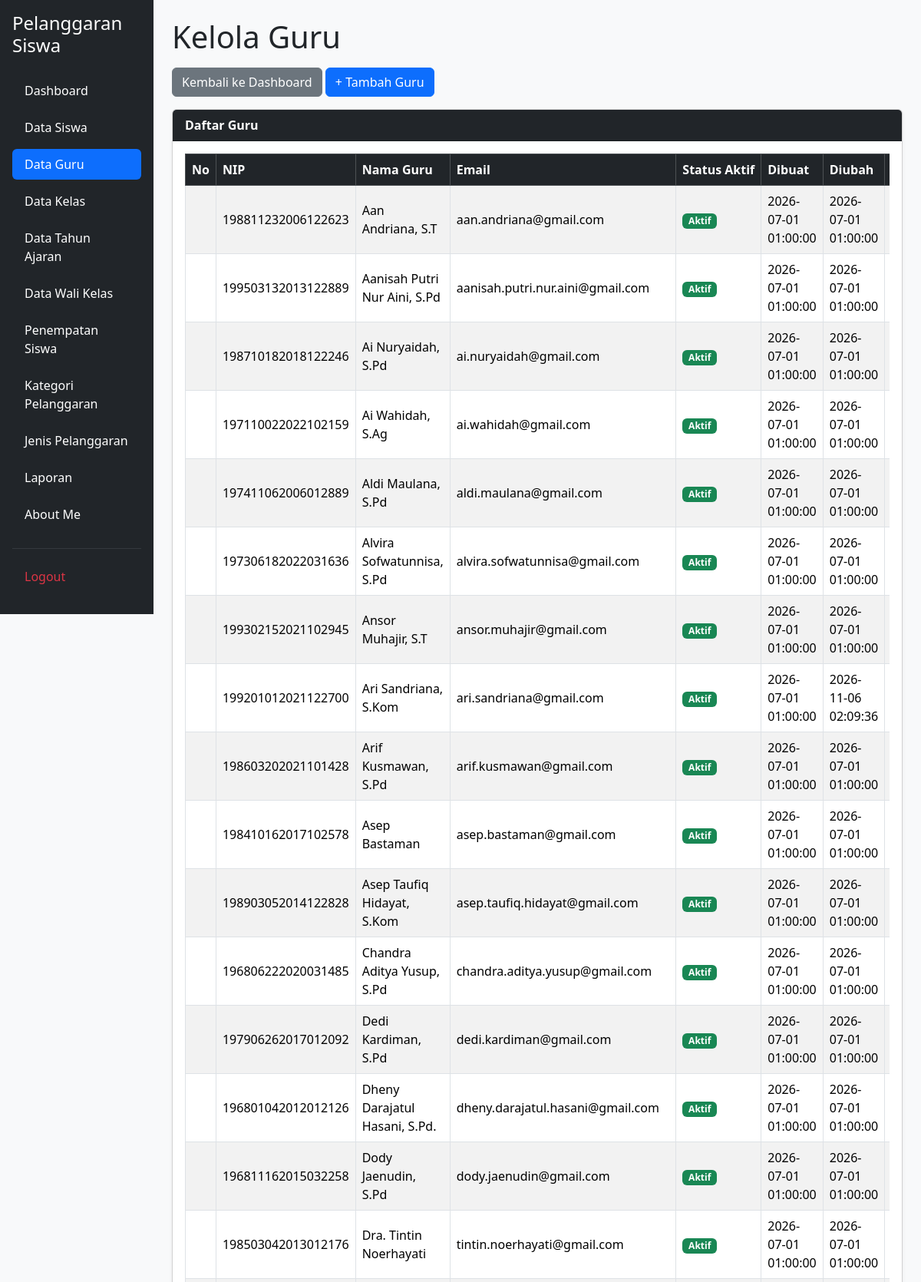
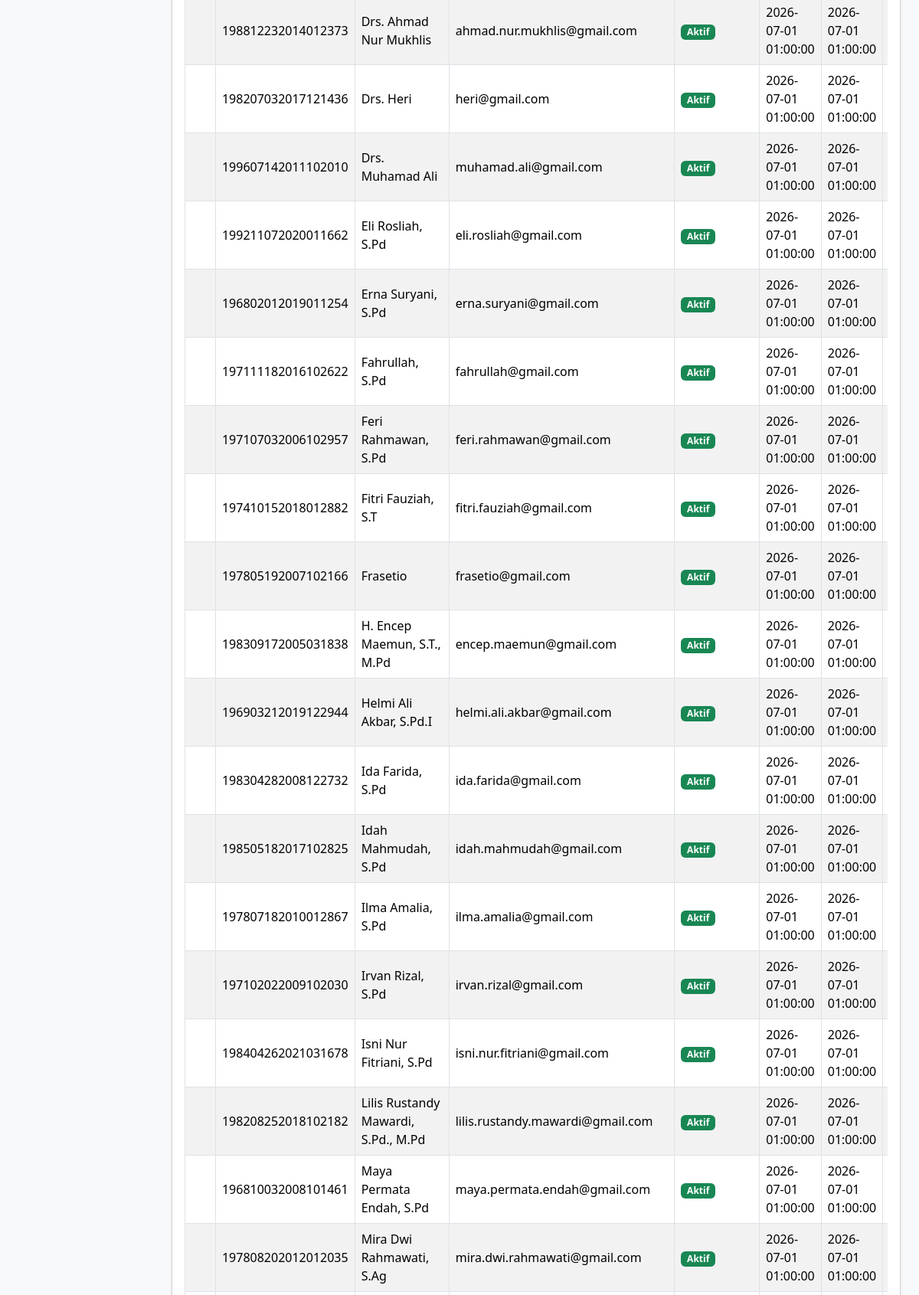
The app's page /kelola_guru.php (signed in, upper part) with its own data (2 pictures, top to bottom).
### tables this page shows
CREATE TABLE `t_guru` (
  `id` int(11) NOT NULL,
  `nip` varchar(18) NOT NULL,
  `nama` varchar(150) DEFAULT NULL,
  `email` varchar(150) NOT NULL,
  `status_aktif` tinyint(1) NOT NULL,
  `user_id` int(11) NOT NULL,
  `created_at` timestamp NOT NULL DEFAULT current_timestamp(),
  `updated_at` timestamp NOT NULL DEFAULT current_timestamp()
);

### kelola_guru.php (the view, shortened to what this page needs)
<?php
include 'config/koneksi.php';
$sql = "SELECT * FROM t_guru ORDER BY nama ASC";
$hasil = mysqli_query($koneksi, $sql);
?>
<!DOCTYPE html>
<html lang="id">
<head>
    <link href="https://cdn.jsdelivr.net/npm/bootstrap@5.3.8/dist/css/bootstrap.min.css"
          rel="stylesheet">
    <link href="https://cdn.datatables.net/2.3.4/css/dataTables.bootstrap5.min.css"
          rel="stylesheet">
</head>
<body>
<div class="container-fluid">
    <div class="row">
        <?php include 'layout/sidebar.php'; ?>
        <main class="col-md-9 col-lg-10 p-4">
            <h1 class="mb-3">Kelola Guru</h1>
            <div class="mb-3">
                <a href="dashboard.php" class="btn btn-secondary">
                    Kembali ke Dashboard
                </a>
                <a href="tambah_guru.php" class="btn btn-primary">
                    + Tambah Guru
                </a>
            </div>
            <div class="card shadow-sm">
                <div class="card-header">
                    Daftar Guru
                </div>
                <div class="card-body">
                    <div class="table-responsive">
                        <table id="tabelGuru"
                               class="table table-striped table-bordered table-hover align-middle w-100">
                            <thead class="table-dark">
                                <tr>
                                    <th>No</th>
                                    <th>NIP</th>
                                    <th>Nama Guru</th>
                                    <th>Email</th>
                                    <th>Status Aktif</th>
                                    <th>Dibuat</th>
                                    <th>Diubah</th>
                                    <th>Aksi</th>
                                </tr>
                            </thead>
                            <tbody>
                                <?php while ($row = mysqli_fetch_assoc($hasil)) { ?>
                                    <tr>
                                        <td></td>
                                        <td>
                                            <?= htmlspecialchars($row['nip'] ?? '') ?>
                                        </td>
                                        <td>
                                            <?= htmlspecialchars($row['nama'] ?? '') ?>
                                        </td>
                                        <td>
                                            <?= htmlspecialchars($row['email'] ?? '-') ?>
                                        </td>
                                        <td>
                                            <?php if ((int) ($row['status_aktif'] ?? 0) === 1) { ?>
                                                <span class="badge bg-success">
                                                    Aktif
                                                </span>
                                            <?php } else { ?>
                                                <span class="badge bg-danger">
                                                    Tidak Aktif
                                                </span>
                                            <?php } ?>
                                        </td>
                                        <td>
                                            <?= htmlspecialchars($row['created_at'] ?? '-') ?>
                                        </td>
                                        <td>
                                            <?= htmlspecialchars($row['updated_at'] ?? '-') ?>
                                        </td>
                                        <td>
                                        </td>
                                    </tr>
                                <?php } ?>
                            </tbody>
                        </table>
                    </div>
                </div>
            </div>
        </main>
    </div>
</div>
</body>
</html>

### kelola_guru.php (style rules this page uses)
body { background-color: #f8f9fa; }
.card-header { background-color: #212529; color: white; font-weight: bold; }
.table thead th { white-space: nowrap; }
.table td { vertical-align: middle; }

### records on screen
t_guru: nip "198811232006122623", nama "Aan Andriana, S.T", email "aan.andriana@gmail.com", status_aktif "Aktif", created_at "2026-07-01 01:00:00", updated_at "2026-07-01 01:00:00"
t_guru: nip "199503132013122889", nama "Aanisah Putri Nur Aini, S.Pd", email "aanisah.putri.nur.aini@gmail.com", status_aktif "Aktif", created_at "2026-07-01 01:00:00", updated_at "2026-07-01 01:00:00"
t_guru: nip "198710182018122246", nama "Ai Nuryaidah, S.Pd", email "ai.nuryaidah@gmail.com", status_aktif "Aktif", created_at "2026-07-01 01:00:00", updated_at "2026-07-01 01:00:00"
t_guru: nip "197110022022102159", nama "Ai Wahidah, S.Ag", email "ai.wahidah@gmail.com", status_aktif "Aktif", created_at "2026-07-01 01:00:00", updated_at "2026-07-01 01:00:00"
t_guru: nip "197411062006012889", nama "Aldi Maulana, S.Pd", email "aldi.maulana@gmail.com", status_aktif "Aktif", created_at "2026-07-01 01:00:00", updated_at "2026-07-01 01:00:00"
t_guru: nip "197306182022031636", nama "Alvira Sofwatunnisa, S.Pd", email "alvira.sofwatunnisa@gmail.com", status_aktif "Aktif", created_at "2026-07-01 01:00:00", updated_at "2026-07-01 01:00:00"
t_guru: nip "199302152021102945", nama "Ansor Muhajir, S.T", email "ansor.muhajir@gmail.com", status_aktif "Aktif", created_at "2026-07-01 01:00:00", updated_at "2026-07-01 01:00:00"
t_guru: nip "199201012021122700", nama "Ari Sandriana, S.Kom", email "ari.sandriana@gmail.com", status_aktif "Aktif", created_at "2026-07-01 01:00:00", updated_at "2026-11-06 02:09:36"
t_guru: nip "198603202021101428", nama "Arif Kusmawan, S.Pd", email "arif.kusmawan@gmail.com", status_aktif "Aktif", created_at "2026-07-01 01:00:00", updated_at "2026-07-01 01:00:00"
t_guru: nip "198410162017102578", nama "Asep Bastaman", email "asep.bastaman@gmail.com", status_aktif "Aktif", created_at "2026-07-01 01:00:00", updated_at "2026-07-01 01:00:00"
t_guru: nip "198903052014122828", nama "Asep Taufiq Hidayat, S.Kom", email "asep.taufiq.hidayat@gmail.com", status_aktif "Aktif", created_at "2026-07-01 01:00:00", updated_at "2026-07-01 01:00:00"
t_guru: nip "196806222020031485", nama "Chandra Aditya Yusup, S.Pd", email "chandra.aditya.yusup@gmail.com", status_aktif "Aktif", created_at "2026-07-01 01:00:00", updated_at "2026-07-01 01:00:00"
t_guru: nip "197906262017012092", nama "Dedi Kardiman, S.Pd", email "dedi.kardiman@gmail.com", status_aktif "Aktif", created_at "2026-07-01 01:00:00", updated_at "2026-07-01 01:00:00"
t_guru: nip "196801042012012126", nama "Dheny Darajatul Hasani, S.Pd.", email "dheny.darajatul.hasani@gmail.com", status_aktif "Aktif", created_at "2026-07-01 01:00:00", updated_at "2026-07-01 01:00:00"
t_guru: nip "196811162015032258", nama "Dody Jaenudin, S.Pd", email "dody.jaenudin@gmail.com", status_aktif "Aktif", created_at "2026-07-01 01:00:00", updated_at "2026-07-01 01:00:00"
t_guru: nip "198503042013012176", nama "Dra. Tintin Noerhayati", email "tintin.noerhayati@gmail.com", status_aktif "Aktif", created_at "2026-07-01 01:00:00", updated_at "2026-07-01 01:00:00"
t_guru: nip "198812232014012373", nama "Drs. Ahmad Nur Mukhlis", email "ahmad.nur.mukhlis@gmail.com", status_aktif "Aktif", created_at "2026-07-01 01:00:00", updated_at "2026-07-01 01:00:00"
t_guru: nip "198207032017121436", nama "Drs. Heri", email "heri@gmail.com", status_aktif "Aktif", created_at "2026-07-01 01:00:00", updated_at "2026-07-01 01:00:00"
t_guru: nip "199607142011102010", nama "Drs. Muhamad Ali", email "muhamad.ali@gmail.com", status_aktif "Aktif", created_at "2026-07-01 01:00:00", updated_at "2026-07-01 01:00:00"
t_guru: nip "199211072020011662", nama "Eli Rosliah, S.Pd", email "eli.rosliah@gmail.com", status_aktif "Aktif", created_at "2026-07-01 01:00:00", updated_at "2026-07-01 01:00:00"
t_guru: nip "196802012019011254", nama "Erna Suryani, S.Pd", email "erna.suryani@gmail.com", status_aktif "Aktif", created_at "2026-07-01 01:00:00", updated_at "2026-07-01 01:00:00"
t_guru: nip "197111182016102622", nama "Fahrullah, S.Pd", email "fahrullah@gmail.com", status_aktif "Aktif", created_at "2026-07-01 01:00:00", updated_at "2026-07-01 01:00:00"
t_guru: nip "197107032006102957", nama "Feri Rahmawan, S.Pd", email "feri.rahmawan@gmail.com", status_aktif "Aktif", created_at "2026-07-01 01:00:00", updated_at "2026-07-01 01:00:00"
t_guru: nip "197410152018012882", nama "Fitri Fauziah, S.T", email "fitri.fauziah@gmail.com", status_aktif "Aktif", created_at "2026-07-01 01:00:00", updated_at "2026-07-01 01:00:00"
t_guru: nip "197805192007102166", nama "Frasetio", email "frasetio@gmail.com", status_aktif "Aktif", created_at "2026-07-01 01:00:00", updated_at "2026-07-01 01:00:00"
t_guru: nip "198309172005031838", nama "H. Encep Maemun, S.T., M.Pd", email "encep.maemun@gmail.com", status_aktif "Aktif", created_at "2026-07-01 01:00:00", updated_at "2026-07-01 01:00:00"
t_guru: nip "196903212019122944", nama "Helmi Ali Akbar, S.Pd.I", email "helmi.ali.akbar@gmail.com", status_aktif "Aktif", created_at "2026-07-01 01:00:00", updated_at "2026-07-01 01:00:00"
t_guru: nip "198304282008122732", nama "Ida Farida, S.Pd", email "ida.farida@gmail.com", status_aktif "Aktif", created_at "2026-07-01 01:00:00", updated_at "2026-07-01 01:00:00"
t_guru: nip "198505182017102825", nama "Idah Mahmudah, S.Pd", email "idah.mahmudah@gmail.com", status_aktif "Aktif", created_at "2026-07-01 01:00:00", updated_at "2026-07-01 01:00:00"
t_guru: nip "197807182010012867", nama "Ilma Amalia, S.Pd", email "ilma.amalia@gmail.com", status_aktif "Aktif", created_at "2026-07-01 01:00:00", updated_at "2026-07-01 01:00:00"
t_guru: nip "197102022009102030", nama "Irvan Rizal, S.Pd", email "irvan.rizal@gmail.com", status_aktif "Aktif", created_at "2026-07-01 01:00:00", updated_at "2026-07-01 01:00:00"
t_guru: nip "198404262021031678", nama "Isni Nur Fitriani, S.Pd", email "isni.nur.fitriani@gmail.com", status_aktif "Aktif", created_at "2026-07-01 01:00:00", updated_at "2026-07-01 01:00:00"
t_guru: nip "198208252018102182", nama "Lilis Rustandy Mawardi, S.Pd., M.Pd", email "lilis.rustandy.mawardi@gmail.com", status_aktif "Aktif", created_at "2026-07-01 01:00:00", updated_at "2026-07-01 01:00:00"
t_guru: nip "196810032008101461", nama "Maya Permata Endah, S.Pd", email "maya.permata.endah@gmail.com", status_aktif "Aktif", created_at "2026-07-01 01:00:00", updated_at "2026-07-01 01:00:00"
t_guru: nip "197808202012012035", nama "Mira Dwi Rahmawati, S.Ag", email "mira.dwi.rahmawati@gmail.com", status_aktif "Aktif", created_at "2026-07-01 01:00:00", updated_at "2026-07-01 01:00:00"
